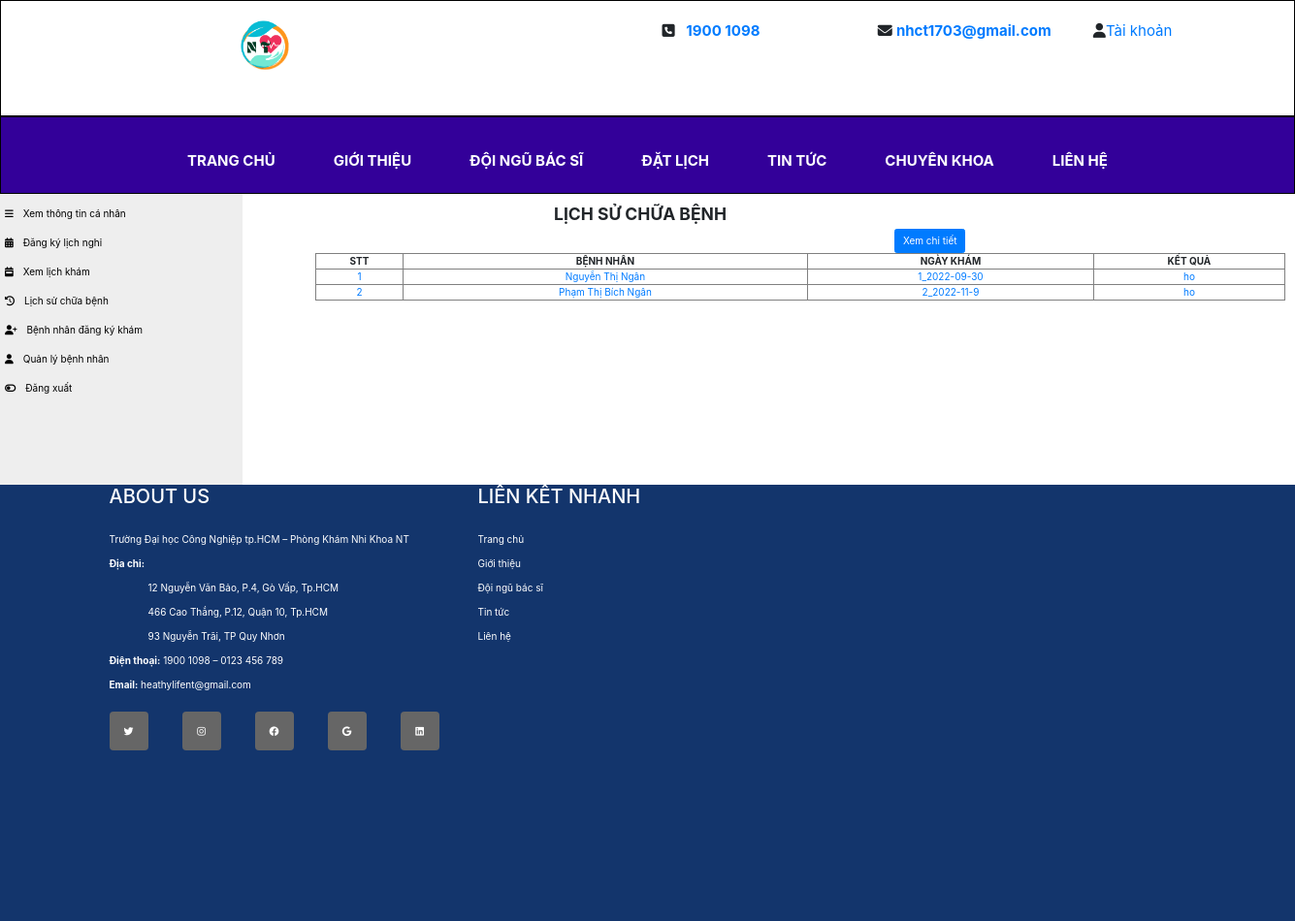
The app's page /clinic/doctor/xemlichsuchuabenh.php (signed in) with its own data.
### tables this page shows
CREATE TABLE `phieukhambenh` (
  `id_phieukham` int(10) UNSIGNED NOT NULL,
  `giokham` varchar(100) NOT NULL,
  `phikham` varchar(200) NOT NULL,
  `ketqua` varchar(200) NOT NULL,
  `chidan` varchar(200) NOT NULL,
  `id_bacsi` int(11) NOT NULL,
  `id_benhnhan` int(11) NOT NULL,
  `id_phieudkkham` int(11) NOT NULL,
  `token` varchar(200) NOT NULL
);

CREATE TABLE `benhnhan` (
  `id_benhnhan` int(10) UNSIGNED NOT NULL,
  `tenbenhnhan` varchar(200) NOT NULL,
  `gioitinh` varchar(50) NOT NULL,
  `namsinh` varchar(11) NOT NULL,
  `diachi` varchar(200) NOT NULL,
  `sdt` varchar(100) NOT NULL,
  `hinhanh` varchar(100) NOT NULL,
  `token` varchar(100) NOT NULL
);

CREATE TABLE `phieudkkham` (
  `id_phieudkkham` int(10) UNSIGNED NOT NULL,
  `ngayhen` varchar(200) NOT NULL,
  `ngaydatlich` varchar(100) NOT NULL,
  `trieuchung` text NOT NULL,
  `phikham` int(11) NOT NULL,
  `code_phieu` varchar(200) NOT NULL,
  `status` int(11) NOT NULL,
  `id_benhnhan` int(11) NOT NULL,
  `id_bacsi` int(11) NOT NULL,
  `token` varchar(100) NOT NULL
);

### clinic/class/clsbacsi.php (called while the page is built, shortened)
<?php
class doctor
{
    function connect()
    {
        $con = mysqli_connect("localhost","root","","doan2");
        if(!$con)
        {
            echo'Không kết nối cơ sở liệu!';
            exit();
        }
        else
        {
           mysqli_set_charset($con,"utf8");
           return $con;
        }
    }
    function laycot($sql)
    {
        $link = $this->connect();
        $ketqua = mysqli_query($link,$sql);
        $i=mysqli_num_rows($ketqua);
        $giatri ='';
        if($i>0)
        {
            while($row = mysqli_fetch_array($ketqua))
            {
                $id = $row['0'];
                $giatri = $id;
            }
        }
        return $giatri;
    }
}
?>

### clinic/doctor/xemlichsuchuabenh.php (the view, shortened to what this page needs)
<?php
if(isset($_SESSION['id']) && isset($_SESSION['user']) && isset($_SESSION['id_user']) && isset($_SESSION['pass']) && isset($_SESSION['phanquyen'])==2)
{
    $layid=$_SESSION['id_user'];
}
else
{
	header('location:../login.php');
}
include("../class/clsbacsi.php");
$p = new doctor();
?>
<!DOCTYPE html>
<html lang="en">
<head>
    <link rel="stylesheet" href="../css/bootstrap.css">
</head>
<body>
    <?php
     include("header3.php");
     include("menu3.php");
    ?>
    <nav>
    <ul>
         <li><a href="xemttcanhan.php"><i class="fa fa-bars"></i>&emsp;Xem thông tin cá nhân</a></li>
            <li><a href="dklichnghi.php"><i class="fa fa-calendar-days"></i>&emsp;Đăng ký lịch nghỉ</a></li>
            <li><a href="xemlichkham.php"><i class="fa fa-calendar-week"></i>&emsp;Xem lịch khám</a></li>
            <li><a href="xemlichsuchuabenh.php"><i class="fa fa-history"></i>&emsp;Lịch sử chữa bệnh</a></li>
            <li><a href="xemBNdki.php"><i class="fa fa-user-plus"></i>&emsp;Bệnh nhân đăng ký khám</a></li>
            <li><a href="qlbenhnhan.php"><i class="fa fa-user"></i>&emsp;Quản lý bệnh nhân</a></li>
            <li><a href="../logout.php"><i class="fa fa-toggle-off"></i>&emsp;Đăng xuất</a></li>
         </ul>
    </nav>
    <section>
        <div class="information">
            <div class="container" style="width:700px; margin-left:50px;">
                <h3 style="text-align: center;font-weight: bold">LỊCH SỬ CHỮA BỆNH</h3>
                <button style="float: right;margin-left: 2px;" type="button" class="btn btn-primary"  data-toggle="modal" data-target="#xemchitiet">Xem chi tiết</button>
                <?php
                   $link = $p->connect();
                   $sql = "select * from phieukhambenh where id_bacsi='$layid'";
                   $ketqua = mysqli_query($link,$sql);
               ?>
                 <table border="1" width="1000px" style="text-align:center;">
            <tr style="text-align: center;font-weight: bold">
                           <th>STT</th>
                           <th scope="col">BỆNH NHÂN</th>
                           <th>NGÀY KHÁM</th>
                           <th>KẾT QUẢ</th>
            </tr>
            <?php
				$i=0;
				while($row=mysqli_fetch_array($ketqua))
				{
					$i++;
         $id_phieukham = $row['id_phieukham'];
         $id_benhnhan = $row['id_benhnhan'];
         $kq = $row['ketqua'];
         $id_pdk= $p->laycot("select id_phieudkkham from phieukhambenh where id_phieukham ='$id_phieukham' ");
			?>
            <tr>
                <td style="text-align: center;"><?php echo' <a href="?id_pk='.$id_phieukham.'">'.$i.'</a>'?></td>
                <td><?php echo '<a href="?id_pk='.$id_phieukham.'">'.$p->laycot("select tenbenhnhan from benhnhan where id_benhnhan ='$id_benhnhan'").'</a>'?></td>
                <td><?php echo '<a href="?id_pk='.$id_phieukham.'">'.$p->laycot("select ngayhen from phieudkkham where id_phieudkkham='$id_pdk' limit 1").'</a>'?></td>
                <td><?php echo'<a href="?id_pk='.$id_phieukham.'">'.$kq.'</a>'?></td>
            </tr>
            <?php
			}
			?>
    </table>
            </div>
        </div>
    </section>
    <footer>
    <?php include("footer3.php");?>
    </footer>
    </body>
    </html>

### clinic/doctor/xemlichsuchuabenh.php (style rules this page uses)
nav { line-height:30px; background-color:#eeeeee; height:300px; width:250px; float:left; padding:5px; }
section { width:350px; float:left; padding:10px; }
footer { clear:both; }
nav ul li a { color: black; }

### clinic/doctor/menu3.php (style rules this page uses)
* { margin: 0; padding: 0; box-sizing: border-box; }

### records on screen
phieukhambenh: id_benhnhan.tenbenhnhan "Nguyễn Thị Ngân", id_phieukham+id_phieudkkham "1_2022-09-30", ketqua "ho"
phieukhambenh: id_benhnhan.tenbenhnhan "Phạm Thị Bích Ngân", id_phieukham+id_phieudkkham "2_2022-11-9", ketqua "ho"
